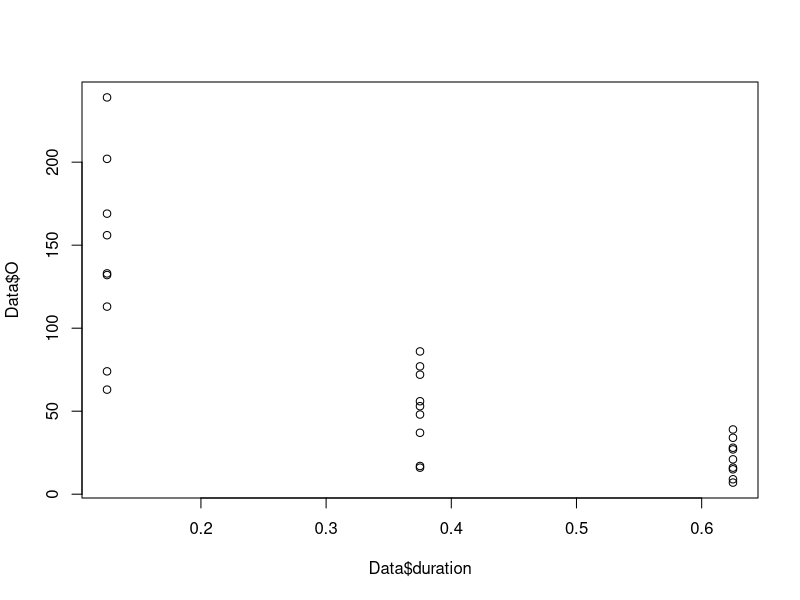
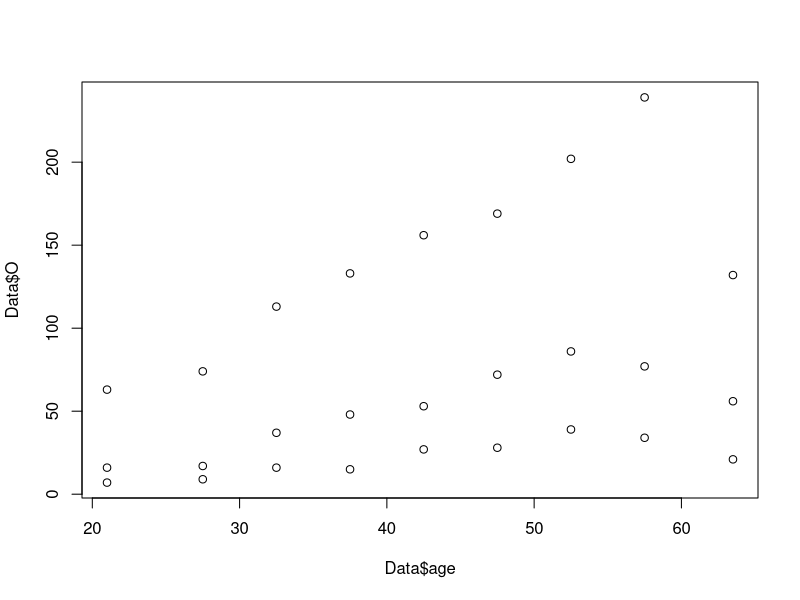
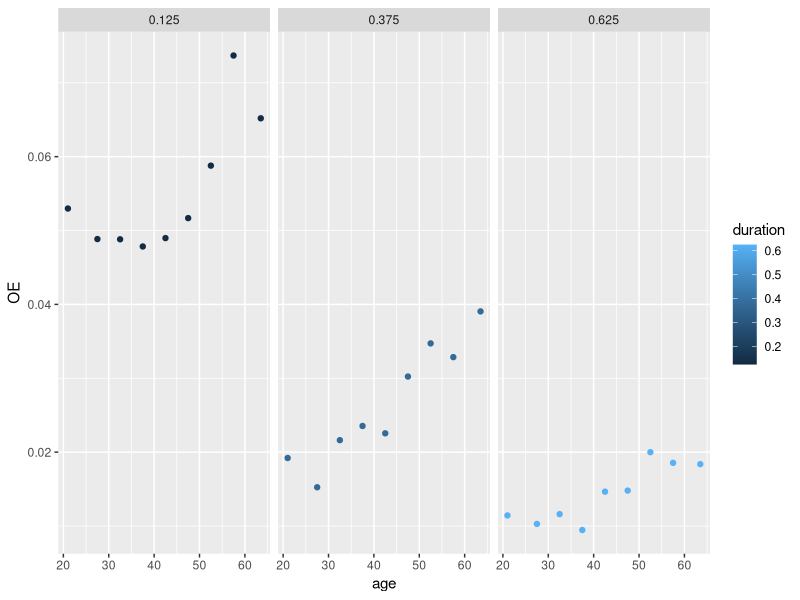
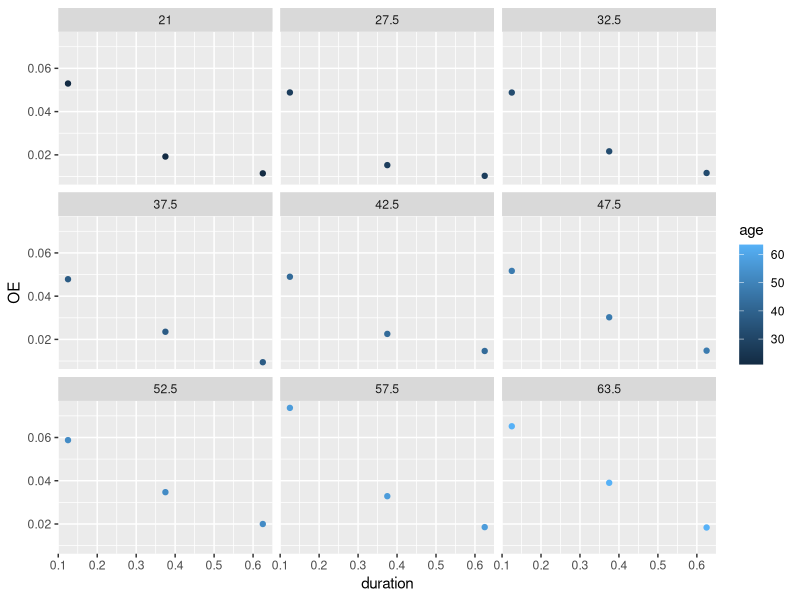
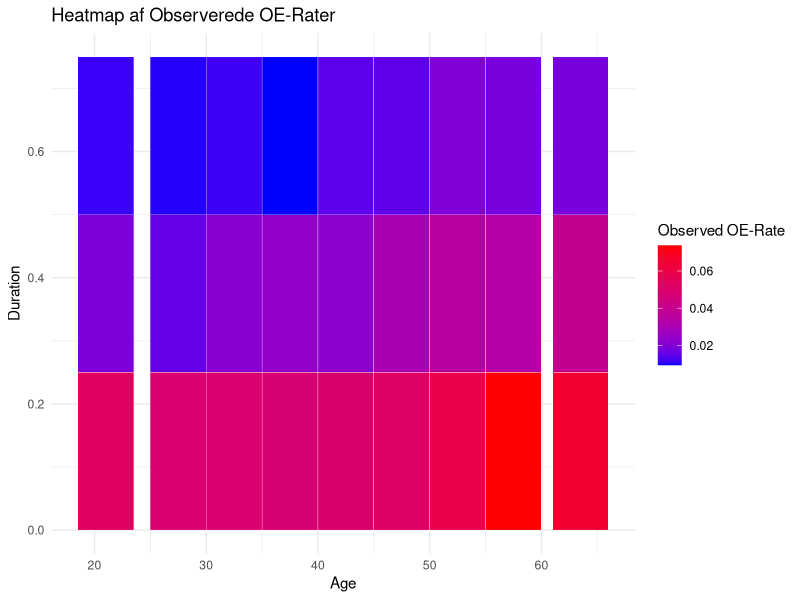

Source code (R) for these figures, in order: (Note: this script raises an error after producing the figures.)
######################################################
####               PAKKER OG DATA                 ####
######################################################
library(tidyverse)
library(ggplot2)
library(dplyr)
library(stats)
library(splines)
library(hexbin)

# Indlæs data:
Data <- read_csv("Data/JA/JASD.csv")

# Opret variabel OE-rater
Data$OE <- Data$O / Data$E

# Vis data og opsummering
View(Data)
summary(Data)


######################################################
####          CENTRERING AF COVARIATER            ####
######################################################

#Centrerer age
unique_ages <- unique(Data$age)
midpoints <- (unique_ages[-1] + unique_ages[-length(unique_ages)]) / 2
custom_last_point <- (67 - 60) / 2 + 60  # Brug 63,5 som værdi i højre endepunkt da det sidste datapunkt er 60 år
midpoints <- c(midpoints, custom_last_point)
Data$age <- midpoints[match(Data$age, unique_ages)]

#centrerer duration
midpointsduration<-c((unique(Data$duration)[-1]+unique(Data$duration)[-length(unique(Data$duration))])/2,unique(Data$duration)[length(unique(Data$duration))])
Data$duration<-midpointsduration[match(Data$duration, unique(Data$duration))]

#fjerner sidste datapunkt for duration
Data<-Data[Data$duration!=unique(Data$duration)[length(unique(Data$duration))],]

# Vis centreret data
View(Data)


######################################################
####            VISUALISERING AF DATA             ####
######################################################

# Plot O mod duration
plot(y = Data$O, x = Data$duration)

# Plot O mod age
plot(y = Data$O, x = Data$age)


# Scatter plot af OE-rater med alder og duration
ggplot(Data, aes(x = age, y = OE)) +
  geom_point(aes(color = duration)) +
  facet_wrap(~ duration)

# Scatter plot af OE-rater med duration og alder
ggplot(Data, aes(x = duration, y = OE)) +
  geom_point(aes(color = age)) +
  facet_wrap(~ age)


######################################################
####                  HEATMAPS                    ####
######################################################

# Beregn observerede rater
Data$observed_rate <- Data$O / Data$E

# Heatmap for observerede OE-rater
heatmap_observed <- ggplot(Data, aes(y = duration, x = age, fill = observed_rate)) +
  geom_tile(color = "white") +
  scale_fill_gradient(low = "blue", high = "red") +
  labs(title = "Heatmap af Observerede OE-Rater", y = "Duration", x = "Age", fill = "Observed OE-Rate") +
  theme_minimal()

heatmap_observed

# Heatmap for centrerede observerede OE-rater
heatmap_observed_center <- ggplot(Data, aes(y = duration_centered, x = age_centered, fill = observed_rate)) +
  geom_tile(color = "white") +
  scale_fill_gradient(low = "blue", high = "red") +
  labs(title = "Heatmap af Centerede Observerede OE-Rater", y = "Duration", x = "Age", fill = "Observed OE-Rate") +
  theme_minimal()

heatmap_observed_center

######################################################
####      AGGREGERING OG IKKE-LINEARE TRENDS      ####
######################################################

# Aggreger data efter age
AgeAgg <- Data %>%
  group_by(age) %>%
  summarise(expoAgg = sum(E), occAgg = sum(O)) %>%
  mutate(OE = occAgg / expoAgg)

# Aggreger data efter duration
DurAgg <- Data %>%
  group_by(duration) %>%
  summarise(expoAgg = sum(E), occAgg = sum(O)) %>%
  mutate(OE = occAgg / expoAgg)

# Plots af aggregerede data
plot(AgeAgg$age, AgeAgg$occAgg)
plot(DurAgg$duration, DurAgg$occAgg)

plot(AgeAgg$age, AgeAgg$OE)
plot(DurAgg$duration, DurAgg$OE)

plot(AgeAgg$age, AgeAgg$expoAgg)
plot(DurAgg$duration, DurAgg$expoAgg)


######################################################
####                  Residualplots               ####
######################################################


#Centrer middelværdien: 
residplotage<-function(model){qplot(Data$age, .stdresid,data = model)+
    geom_smooth(method = "loess", size = 1, formula = y ~ x) +
    xlab("age") +
    ylab("fitted values")}

residplotduration<-function(model){qplot(Data$duration, .stdresid,data = model)+
    geom_smooth(method = "loess", size = 1, formula = y ~ x) +
    xlab("duration") +
    ylab("fitted values")}



######################################################
####                  GLM MODELLER                ####
######################################################

# Lineær model med age og duration
glm_linear_1 <- glm(O ~ age + duration, offset = log(E), family = poisson, data = Data)
summary(glm_linear_1)
AIC(glm_linear_1)


######################################################
####                 POLYNOMIUM                   ####
######################################################

# Polynomial modeller for duration
glm_poly_1_dur <- glm(O ~ age + poly(duration, 1), offset = log(E), family = poisson, data = Data)
glm_poly_2_dur <- glm(O ~ age + poly(duration, 2), offset = log(E), family = poisson, data = Data)

# Sammenlign AIC for polynomial modeller for duration
AIC(glm_poly_1_dur, glm_poly_2_dur)

# Polynomial modeller for age
glm_poly_1_age <- glm(O ~ poly(age, 1) + duration, offset = log(E), family = poisson, data = Data)
glm_poly_2_age <- glm(O ~ poly(age, 2) + duration, offset = log(E), family = poisson, data = Data)
glm_poly_3_age <- glm(O ~ poly(age, 3) + duration, offset = log(E), family = poisson, data = Data)
glm_poly_4_age <- glm(O ~ poly(age, 4) + duration, offset = log(E), family = poisson, data = Data)
glm_poly_6_age <- glm(O ~ poly(age, 6) + duration, offset = log(E), family = poisson, data = Data)
glm_poly_8_age <- glm(O ~ poly(age, 8) + duration, offset = log(E), family = poisson, data = Data)

# Sammenlign AIC for polynomial modeller for age
AIC(glm_poly_1_age, glm_poly_2_age, glm_poly_3_age, glm_poly_4_age, glm_poly_6_age, glm_poly_8_age)


# Polynomial model med kombination af age og duration
glm_poly_4_2 <- glm(O ~ poly(age, 4) + poly(duration, 2), offset = log(E), family = poisson, data = Data)
glm_poly_2_2 <- glm(O ~ poly(age, 2) + poly(duration, 2), offset = log(E), family = poisson, data = Data)

# Sammenlign AIC for modeller med age og duration polynomier
AIC(glm_poly_2_2, glm_poly_4_2)



######################################################
####              SPLINES DURATION                ####
######################################################
glm_splines_2_dur <- glm(O ~ ns(duration, df = 3) + age, offset = log(E), 
                         family = poisson, data = Data)

glm_splines_3_dur <- glm(O ~ ns(duration, df = 4) + age, offset = log(E), 
                         family = poisson, data = Data)

glm_splines_2_age <- glm(O ~ ns(age, df = 3) + duration, offset = log(E), 
                         family = poisson, data = Data)

glm_splines_3_age <- glm(O ~ ns(age, df = 4) + duration, offset = log(E), 
                         family = poisson, data = Data)

glm_splines_4_age <- glm(O ~ ns(age, df = 5) + duration, offset = log(E), 
                         family = poisson, data = Data)

glm_splines_5_age <- glm(O ~ ns(age, df = 6) + duration, offset = log(E), 
                         family = poisson, data = Data)


AIC(glm_splines_2_age,glm_splines_3_age,glm_splines_4_age,glm_splines_5_age)



######################################################
####           FIT PÅ CENTRERET DATA              ####
######################################################
glm_centered_poly1age_poly3dur <- glm(O ~ poly(age,1) + poly(duration,2), offset = log(E), 
                                      family = poisson, data = Data)

glm_centered_poly2age_poly3dur <- glm(O ~ poly(age,2) + poly(duration,2), offset = log(E), 
                                      family = poisson, data = Data)


glm_centered_poly3age_poly3dur <- glm(O ~ poly(age,3) + poly(duration,2), offset = log(E), 
                                      family = poisson, data = Data)

glm_centered_poly4age_poly3dur <- glm(O ~ poly(age,4) + poly(duration,2), offset = log(E), 
                                      family = poisson, data = Data)

glm_centered_poly5age_poly3dur <- glm(O ~ poly(age,5) + poly(duration,2), offset = log(E), 
                                      family = poisson, data = Data)

glm_centered_poly6age_poly3dur <- glm(O ~ poly(age,6) + poly(duration,2), offset = log(E), 
                                      family = poisson, data = Data)


AIC(glm_centered_poly1age_poly3dur ,glm_centered_poly2age_poly3dur,glm_centered_poly3age_poly3dur,glm_centered_poly4age_poly3dur,glm_centered_poly5age_poly3dur,glm_centered_poly6age_poly3dur )

AIC(glm_poly_3_age)

######################################################
####         Prædictions- og residualplot         ####
######################################################

#Insæt den valgte model: 
model <- glm_poly_3_age

# Beregn forudsagte O-værdier
Data$predicted_O <- predict(model, type = "response")



# Aggreger forudsagte værdier efter age
AgeAgg <- Data %>%
  group_by(age) %>%
  summarise(expoAgg = sum(E), occAgg = sum(O), predictedAgg = sum(predicted_O)) %>%
  mutate(predicted_OE = predictedAgg / expoAgg, OE = occAgg / expoAgg)

# Plot OE-rater over alder
plot(AgeAgg$age, AgeAgg$OE, col = "blue", pch = 1, xlab = "Age", ylab = "OE Rate", 
     main = "OE-rates with additive model over Age")
lines(AgeAgg$age, AgeAgg$predicted_OE, col = "red", lwd = 2)

# Aggreger forudsagte værdier efter duration
DurAgg <- Data %>%
  group_by(duration) %>%
  summarise(expoAgg = sum(E), occAgg = sum(O), predictedAgg = sum(predicted_O)) %>%
  mutate(predicted_OE = predictedAgg / expoAgg, OE = occAgg / expoAgg)

# Plot OE-rater over duration
plot(DurAgg$duration, DurAgg$OE, col = "blue", pch = 1, xlab = "Duration", ylab = "OE Rate", 
     main = "OE-rates with additive model over Duration")
lines(DurAgg$duration, DurAgg$predicted_OE, col = "red", lwd = 2)


# Residualplot for lineær model
residplotage(model)

AIC(glm_poly_2_age,glm_poly_3_age,glm_linear_1)
summary(glm_poly_2_age)
summary(glm_poly_3_age)
summary(glm_linear_1)

######################################################
####              ENDELIGE MODEL                  ####
######################################################


JASD_final <- glm(O ~ poly(age, 3) + duration, offset = log(E), family = poisson, data = Data)



